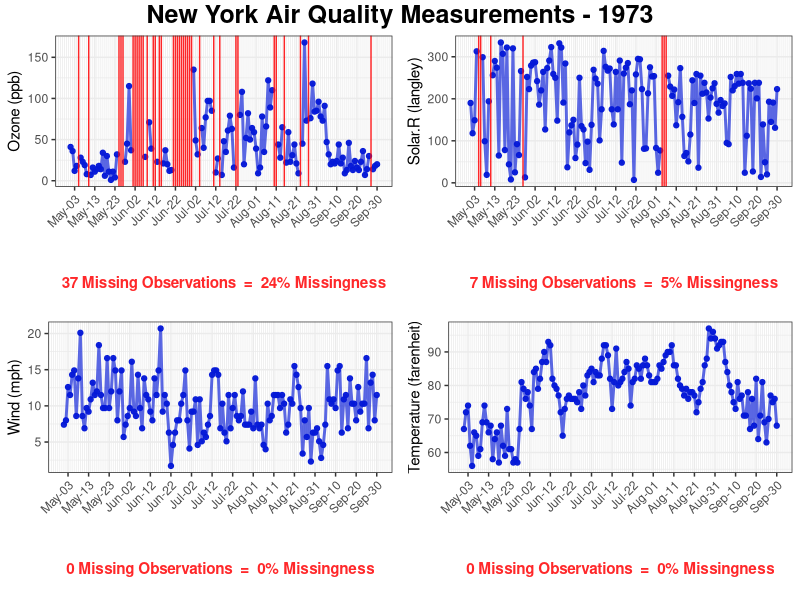

Generate this figure with R:
###########################################################################################################
##  Required Packages                                                                                    ##
###########################################################################################################
  library(ggplot2)
  library(grid)
  library(gridExtra)



###########################################################################################################
##  Collecting and Formatting Time Series Data                                                           ##
###########################################################################################################
  ## Data Of Interest - New York Air Quality Measurments from May to Sept 1973
    DOI <- airquality

  ## Date Variable - Convert numeric month(w/out leading zeros) and day(w/out leading zeros) to Date Format
    DOI$Date <- as.POSIXct(paste("1973",
                              ifelse(nchar(DOI$Month)==1, "-0", "-"), DOI$Month,
                              ifelse(nchar(DOI$Day)==1, "-0", "-"), DOI$Day, sep="") )
  
  ## Creating Variable Description Data Frame to reference
    Var_Desc <- data.frame(Ozone="Ozone (ppb)", Solar.R="Solar.R (langley)",
                           Wind="Wind (mph)", Temp="Temperature (farenheit)",
                           stringsAsFactors = FALSE)

    

########################################################################################################### 
##  GGPLOT CODE - Illustrates plotting time series to indicate missing data and how to format Date axis  ##          
########################################################################################################### 
TS_NA_EDA_ggplot <- function(DATA=DOI, DEPENDENT="Ozone",  
                             DATE_BREAKS="10 days", MINOR_BREAKS="days", DATE_FORMAT=format('%b-%d'),
                             TITLE="New York Air Quality Measurements - 1973",
                             Y_LABEL="Ozone (ppb)", X_LABEL=NULL){
  
  ix.NA  <- subset(DATA, is.na(DATA[,DEPENDENT]))
  n.miss <- nrow(ix.NA)
  p.miss <- round(n.miss/nrow(DATA),2)*100
  
  ## Setting up Base Layer - dictates aesthetics (i.e. how the data is represented in the plots)
    plt <- ggplot(data=DATA, aes(x=Date, y=DATA[,DEPENDENT])) + 
            ## Line Plot Layer
              geom_line(size=1, color=rgb(5/255, 25/255, 215/255, 0.65)) + 
            ## Points Layer
              geom_point(color=rgb(5/255, 25/255, 215/255, 0.95)) 
   
  if(nrow(ix.NA) > 0){
    plt <- plt +  
            ## Missing Value Layer   
              annotate("rect", xmin=ix.NA$Date, xmax=ix.NA$Date, ymin=-Inf, ymax=Inf, color=rgb(1, .01, .02, 0.85))
  }else{
    plt <- plt
  }
    plt <- plt + 
       ## Label Layer    
        labs(caption = paste(n.miss, " Missing Observations  =  ", p.miss, "% Missingness", sep=''),
             title   = TITLE,
             y       = Y_LABEL,
             x       = X_LABEL) + 
      ## Formatting Date which appears on x-axis  
        scale_x_datetime(date_breaks=DATE_BREAKS, date_labels=DATE_FORMAT, minor_breaks=MINOR_BREAKS) +
      ## Setting global theme to black and white
        theme_bw()  
      
list(PLOT=plt)   
}

    
    
########################################################################################################### 
##  Using Function in Loop to print plots for all Variables of Interest within Var_Desc object           ##          
########################################################################################################### 
  ## Creating empty list to collect all plots inside loop
    Plots <- list()
      for(i in 1:length(Var_Desc))
        Plots[[i]] <- TS_NA_EDA_ggplot(DATA=DOI, DEPENDENT=colnames(Var_Desc)[i], TITLE=NULL, Y_LABEL=Var_Desc[i][1,1])    
    
    
  ## Manual Adjust theme - Illustrates adjustments which can be made after an initial plot is stored
    Theme_Adjust <-
        theme(plot.caption = element_text(size=rel(1), face = "bold", hjust=0.5, vjust=-1, color=rgb(1, .01, .02, 0.85),
                             ## MARGINS IN GGPLOT - c(top, right, bottom, left) ##
                                          margin = unit(c(0,1,3,1), "lines")),
              axis.text.x  = element_text(angle=45, vjust=1, hjust=1))
  
  ## Creating Main title for multiple ggplots within one frame using "grid" package
    Main_Title <- grid::textGrob("New York Air Quality Measurements - 1973", gp=grid::gpar(fontsize=18, font=2))
    
  ## Plotting Multiple ggplots using "gridExtra" package
    gridExtra::grid.arrange(Plots[[1]]$PLOT + Theme_Adjust,
                            Plots[[2]]$PLOT + Theme_Adjust,
                            Plots[[3]]$PLOT + Theme_Adjust,
                            Plots[[4]]$PLOT + Theme_Adjust,
                            top= Main_Title, nrow=2)
    
      
    
